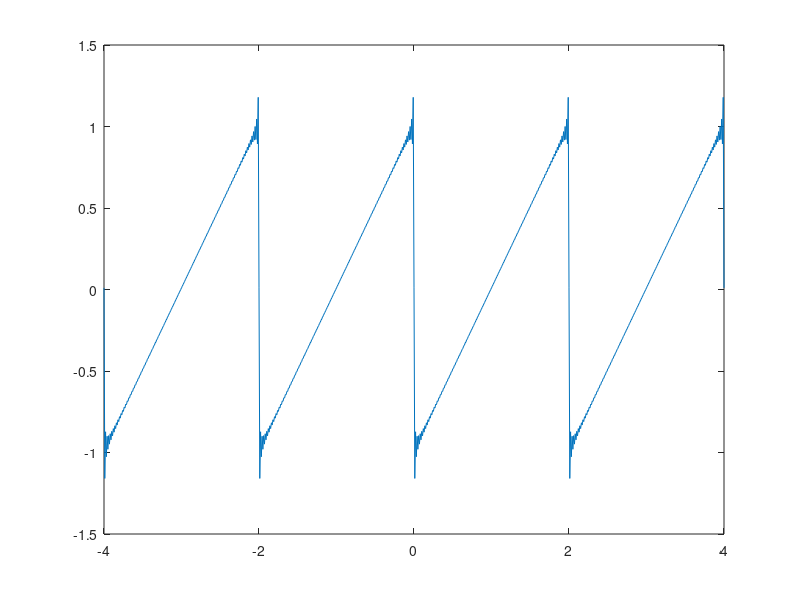

MATLAB code to generate this figure:
clc
clear

n = 100;
intervalo = -4:0.01:4;
indice = 1;
T = 2;
w = 2*pi/T;

for t = -4:0.01:4
  valor = 0;
  for k = -n:n
    if (k~=0)
      valor = valor +(((2*i*k*w-exp(2*i*k*w)+1)*(exp(i*k*w*t-2*i*k*w)))/(2*(k^2)*w^2));
    else
      valor = valor + 0.01;
    endif
  end
  res(indice) = valor;
  indice = indice + 1;
 end
plot(intervalo, res);
